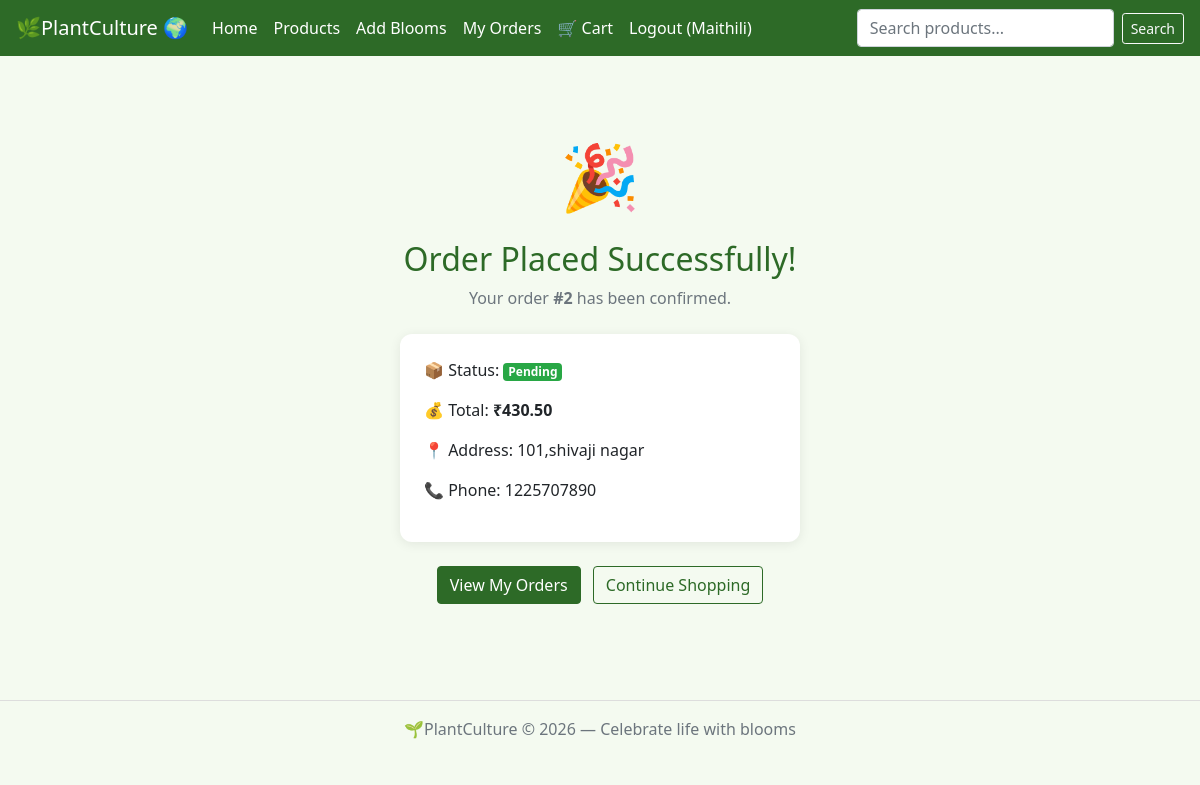
The app's page /order/success/2/ (signed in) with its own data.
### main/models.py (models this page shows, shortened)
class Order(models.Model):
    STATUS = [('pending','Pending'),('confirmed','Confirmed'),('delivered','Delivered')]
    user = models.ForeignKey(User, on_delete=models.CASCADE)
    created_at = models.DateTimeField(auto_now_add=True)
    status = models.CharField(max_length=20, choices=STATUS, default='pending')
    total = models.DecimalField(max_digits=10, decimal_places=2, default=0)
    address = models.TextField(default='')
    phone = models.CharField(max_length=15, default='')

### main/views.py (the view)
# urls.py: path('order/success/<int:order_id>/', views.order_success, name='order_success'),
@login_required(login_url='/login/')
def order_success(request, order_id):
    order = get_object_or_404(Order, id=order_id, user=request.user)
    return render(request, 'order_success.html', {'order': order})

### main/context_processors.py (called while the page is built)
def cart_count(request):
    if request.user.is_authenticated:
        count = Cart.objects.filter(user=request.user).values_list('quantity', flat=True)
        return {'cart_count': sum(count)}
    return {'cart_count': 0}

### main/templates/order_success.html
{% extends 'base.html' %}
{% block content %}
<div class="text-center py-5">
  <div style="font-size:4rem;">🎉</div>
  <h2 class="mt-3" style="color:#2d6a27;">Order Placed Successfully!</h2>
  <p class="text-muted">Your order <strong>#{{ order.id }}</strong> has been confirmed.</p>
  <div class="card mx-auto mt-4 p-4 text-left" style="max-width:400px;">
    <p>📦 Status: <span class="badge badge-success">{{ order.get_status_display }}</span></p>
    <p>💰 Total: <strong>₹{{ order.total }}</strong></p>
    <p>📍 Address: {{ order.address }}</p>
    <p>📞 Phone: {{ order.phone }}</p>
  </div>
  <div class="mt-4">
    <a href="{% url 'my_orders' %}" class="btn btn-success mr-2">View My Orders</a>
    <a href="{% url 'products' %}" class="btn btn-outline-success">Continue Shopping</a>
  </div>
</div>
{% endblock %}

### main/templates/base.html (shortened to what this page needs)
<!DOCTYPE html>
<html lang="en">
<head>
  <link rel="stylesheet" href="https://stackpath.bootstrapcdn.com/bootstrap/4.5.2/css/bootstrap.min.css">
</head>
<body>
<nav class="navbar navbar-expand-lg navbar-dark">
  <a class="navbar-brand" href="{% url 'home' %}">🌿PlantCulture 🌍</a>
  <div class="collapse navbar-collapse" id="navMenu">
    <ul class="navbar-nav mr-auto">
      <li class="nav-item"><a class="nav-link" href="{% url 'home' %}">Home</a></li>
      {% if user.is_authenticated %}
        <li class="nav-item"><a class="nav-link" href="{% url 'products' %}">Products</a></li>
        <li class="nav-item"><a class="nav-link" href="{% url 'add_product' %}">Add Blooms</a></li>
        <li class="nav-item"><a class="nav-link" href="{% url 'my_orders' %}">My Orders</a></li>
        <li class="nav-item">
          <a class="nav-link" href="{% url 'cart' %}">
            🛒 Cart
          </a>
        </li>
        <li class="nav-item"><a class="nav-link" href="{% url 'logout' %}">Logout ({{ user.username }})</a></li>
      {% else %}
        <li class="nav-item"><a class="nav-link" href="{% url 'login' %}">Login</a></li>
        <li class="nav-item"><a class="nav-link" href="{% url 'register' %}">Register</a></li>
      {% endif %}
    </ul>
    {% if user.is_authenticated %}
    <form class="form-inline" method="GET" action="{% url 'products' %}">
      <input class="form-control mr-2" type="text" name="search" placeholder="Search products..." value="{{ request.GET.search|default:'' }}">
      <button class="btn btn-outline-light btn-sm" type="submit">Search</button>
    </form>
    {% endif %}
  </div>
</nav>
<div class="container mt-4 mb-5">
  {% block content %}{% endblock %}
</div>
<footer class="text-center py-3 text-muted" style="border-top:1px solid #ddd;">
  🌱PlantCulture &copy; 2026 — Celebrate life with blooms
</footer>
</body>
</html>

### main/templates/base.html (style rules this page uses)
body { background: #f4faf0; font-family: 'Segoe UI', sans-serif; }
.navbar { background: #2d6a27 !important; }
.navbar-brand, .nav-link { color: #fff !important; font-weight: 500; }
.btn-success { background-color: #2d6a27 !important; border-color: #2d6a27 !important; }
.btn-outline-success { color: #2d6a27 !important; border-color: #2d6a27 !important; }
.card { border: none; border-radius: 12px; box-shadow: 0 2px 12px rgba(0,0,0,.08); }

### records on screen
Order: id "2", status "Pending", total "430.50", address "101,shivaji nagar", phone "1225707890"

### other values on screen
{{ user.username }} "Maithili"
